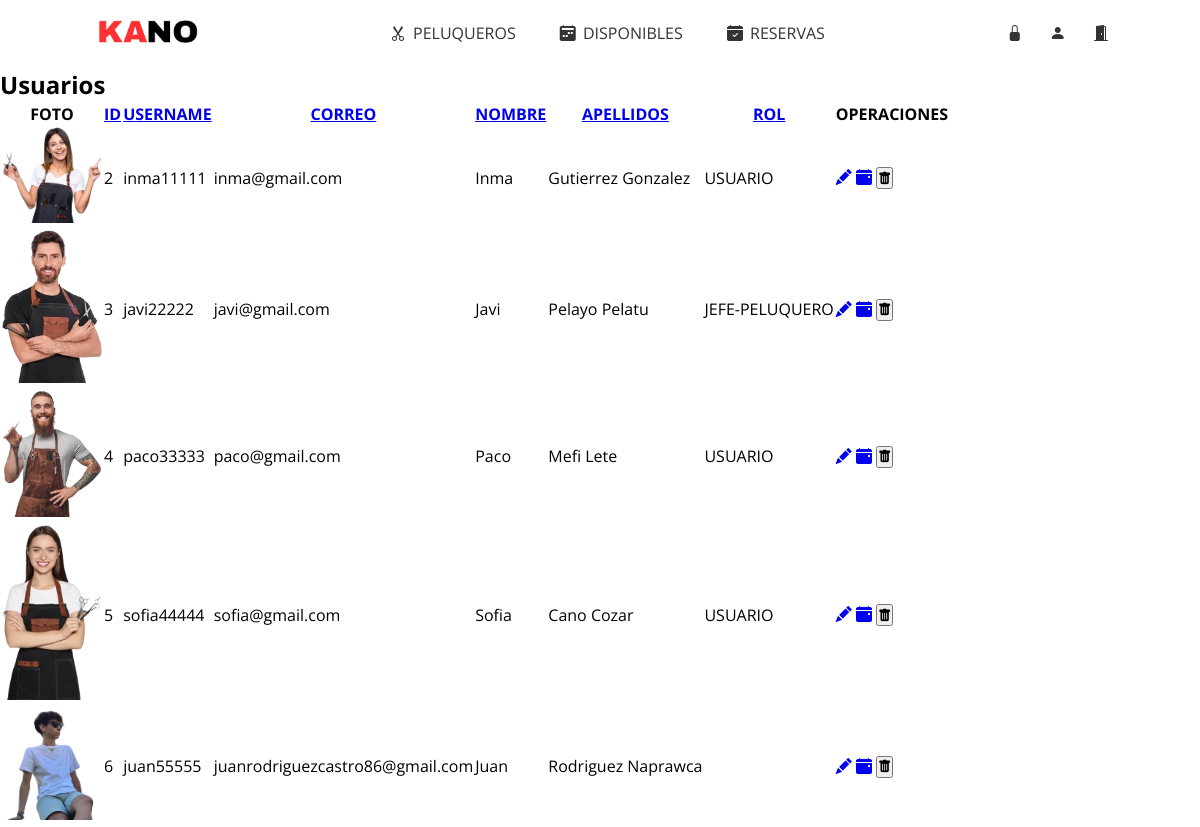
The page /admin.php (signed in) on the database its author committed.
### tables this page shows
CREATE TABLE usuarios (
    id INT PRIMARY KEY AUTO_INCREMENT,
    user_id VARCHAR(255),
    username VARCHAR(50) NOT NULL,
    contrasena VARCHAR(255),
    correo VARCHAR(255) NOT NULL,
    nombre VARCHAR(255) NOT NULL,
    apellidos VARCHAR(255) NOT NULL,
    rol INT DEFAULT 0,
    foto VARCHAR(255) DEFAULT "images/defecto.png"
);

CREATE TABLE roles (
    id INT PRIMARY KEY AUTO_INCREMENT,
    nombre VARCHAR(20) NOT NULL,
    nivel INT NOT NULL DEFAULT 0
);

### components/user-data.php (called while the page is built, shortened)
<?php
if(isset($_SESSION['usuario'])){
    $user_username=$_SESSION['usuario'];
    require_once "components/conexion.php";
    $a="SELECT roles.* FROM roles, usuarios WHERE usuarios.username LIKE '$user_username' AND usuarios.rol = roles.id;";
    $a = mysqli_query($mysqli, $a);
    $a = mysqli_fetch_assoc($a);
    $user_nivel = $a['nivel'];
    $a="SELECT * FROM usuarios WHERE username = '$user_username'";
    $a = mysqli_query($mysqli, $a);
    $a = mysqli_fetch_assoc($a);
    $user_id = $a['id'];
}
else{
    header("Location: login.php");
    session_abort();
    die();
}
?>

### admin.php (the view, shortened to what this page needs)
<?php include "components/header.php" ?>
<?php include "components/navbar.php" ?>
<div class="centro">
    <div class="container">
        <h2>Usuarios</h2>
        <table>
            <thead>
                <tr>
                    <th scope='col'>FOTO</th>
                    <th scope='col'><a href="
                    <?php
                    $enlace = "admin.php?orderby=id";
                    echo $enlace;
                    ?>">ID
                    <?php
                    if(htmlspecialchars($_GET["orderby"]) == "id"){
                        if(htmlspecialchars($_GET["type"]) == "DESC"){
                            echo "<i class='bi bi-arrow-up'></i>";
                        }else{
                            echo "<i class='bi bi-arrow-down'></i>";
                        }
                    }?></a></th>
                    <th scope='col'><a href="<?php
                    $enlace = "admin.php?orderby=username";
                    echo $enlace;
                    ?>">USERNAME
                    <?php
                    if(htmlspecialchars($_GET["orderby"]) == "username"){
                        if(htmlspecialchars($_GET["type"]) == "DESC"){
                            echo "<i class='bi bi-arrow-up'></i>";
                        }else{
                            echo "<i class='bi bi-arrow-down'></i>";
                        }
                    }?></a></th>
                    <th scope='col'><a href="<?php
                    $enlace = "admin.php?orderby=correo";
                    echo $enlace;
                    ?>">CORREO
                    <?php
                    if(htmlspecialchars($_GET["orderby"]) == "correo"){
                        if(htmlspecialchars($_GET["type"]) == "DESC"){
                            echo "<i class='bi bi-arrow-up'></i>";
                        }else{
                            echo "<i class='bi bi-arrow-down'></i>";
                        }
                    }?></a></th>
                    <th scope='col'><a href="<?php
                    $enlace = "admin.php?orderby=nombre";
                    echo $enlace;
                    ?>">NOMBRE
                    <?php
                    if(htmlspecialchars($_GET["orderby"]) == "nombre"){
                        if(htmlspecialchars($_GET["type"]) == "DESC"){
                            echo "<i class='bi bi-arrow-up'></i>";
                        }else{
                            echo "<i class='bi bi-arrow-down'></i>";
                        }
                    }?></a></th>
                    <th scope='col'><a href="<?php
                    $enlace = "admin.php?orderby=apellidos";
                    echo $enlace;
                    ?>">APELLIDOS
                    <?php
                    if(htmlspecialchars($_GET["orderby"]) == "apellidos"){
                        if(htmlspecialchars($_GET["type"]) == "DESC"){
                            echo "<i class='bi bi-arrow-up'></i>";
                        }else{
                            echo "<i class='bi bi-arrow-down'></i>";
                        }
                    }?></a></th>
                    <th scope='col'><a href="<?php
                    $enlace = "admin.php?orderby=rol";
                    echo $enlace;
                    ?>">ROL
                    <?php
                    if(htmlspecialchars($_GET["orderby"]) == "rol"){
                        if(htmlspecialchars($_GET["type"]) == "DESC"){
                            echo "<i class='bi bi-arrow-up'></i>";
                        }else{
                            echo "<i class='bi bi-arrow-down'></i>";
                        }
                    }?></a></th>
                    <th scope='col'>OPERACIONES</th>
                </tr>
            </thead>
            <tbody>
        <?php
        if (isset($_GET["orderby"]) && isset($_GET["type"])) {
            $orden = htmlspecialchars($_GET["orderby"]);
            $type = htmlspecialchars($_GET["type"]);
            $a="SELECT * FROM usuarios ORDER BY $orden $type;";
            $a = mysqli_query($mysqli, $a);
            while($row = mysqli_fetch_assoc($a)){
                $id = $row['id'];
                $user_id_new = $row['user_id'];
                $username = $row['username'];
                $correo = $row['correo'];
                $nombre = $row['nombre'];
                $apellidos = $row['apellidos'];
                $rol = $row['rol'];
                $foto = $row['foto'];
                $b="SELECT * FROM roles WHERE id=$rol;";
                $b = mysqli_query($mysqli, $b);
                $rowb = mysqli_fetch_assoc($b);
                $rol_name = $rowb["nombre"];
                if($user_id != $id){
                    echo
                    "<tr>
                        <td class='image'><img src='$foto' alt='foto' style='width: 100px'></td>
                        <td class='id'>$id</td>
                        <td class='username'>$username</td>
                        <td class='correo'>$correo</td>
                        <td class='nombre'>$nombre</td>
                        <td class='apellidos'>$apellidos</td>
                        <td class='rol'>$rol_name</td>
                        <td class='editar'>
                            <a href='editar_user.php?user={$id}'><i class='bi bi-pencil-fill'></i></a>
                            <a href='editar_citas.php?user={$id}'><i class='bi bi-calendar-event-fill'></i></a>
                            <button onclick='eliminarUsuario($id)'><i class='bi bi-trash-fill'></i></button>
                        </td>
                    </tr>";
                }
            }
        }else{
            $a="SELECT * FROM usuarios;";
            $a = mysqli_query($mysqli, $a);
            while($row = mysqli_fetch_assoc($a)){
                $id = $row['id'];
                $username = $row['username'];
                $correo = $row['correo'];
                $nombre = $row['nombre'];
                $apellidos = $row['apellidos'];
                $rol = $row['rol'];
                $foto = $row['foto'];
                $b="SELECT * FROM roles WHERE id=$rol;";
                $b = mysqli_query($mysqli, $b);
                $rowb = mysqli_fetch_assoc($b);
                $rol_name = $rowb["nombre"];
                if($user_id != $id){
                    echo
                    "<tr>
                        <td class='image'><img src='$foto' alt='foto' style='width: 100px'></td>
                        <td class='id'>$id</td>
                        <td class='username'>$username</td>
                        <td class='correo'>$correo</td>
                        <td class='nombre'>$nombre</td>
                        <td class='apellidos'>$apellidos</td>
                        <td class='rol'>$rol_name</td>
                        <td class='editar'>
                            <a href='editar_user.php?user={$id}'><i class='bi bi-pencil-fill'></i></a>
                            <a href='editar_citas.php?user={$id}'><i class='bi bi-calendar-event-fill'></i></a>
                            <button onclick='eliminarUsuario($id)'><i class='bi bi-trash-fill'></i></button>
                        </td>
                    </tr>";
                }
            }
        }
        ?>
            </tbody>
        </table>
    </div>
</div>
<?php include "components/footer.php" ?>

### components/header.php (shortened to what this page needs)
<!DOCTYPE html>
<html lang="es">
<head>
    <?php
    if ($_SERVER['PHP_SELF'] != "") {
        $url = explode("/", $_SERVER['PHP_SELF']);
        $url = $url[2];
        if ($url != 'index.php') {
            echo '
            <link rel="stylesheet" href="https://cdn.jsdelivr.net/npm/bootstrap-icons@1.11.3/font/bootstrap-icons.min.css">
            <link rel="stylesheet" href="css/navbar.css">';
        }
    }
    ?>
</head>
<body>

### components/navbar.php (shortened to what this page needs)
<?php include "components/user-data.php"; ?>
    <header>
        <div class="navbar" id="navbar">
            <div class="left">
                <a href="index.php"><img src="images/kano.png" alt="logo"></a>
            </div>
            <div class="middle">
                <a href="peluqueros.php"><i class="bi bi-scissors"></i>
                    <p>Peluqueros</p>
                </a>
                <a href="disponibles.php"><i class="bi bi-calendar2-week-fill"></i>
                    <p>Disponibles</p>
                </a>
                <a href="reservas.php"><i class="bi bi-calendar-check-fill"></i>
                    <p>Reservas</p>
                </a>
            </div>
            <div class="right">
                <?php
                if($user_nivel > 5){
                echo "
                <a href='admin.php'><i class='bi bi-lock-fill'></i>
                    <p>Admin</p>
                </a>";
                }
                ?>
                <a href="perfil.php"><i class="bi bi-person-fill"></i>
                </a>
                <a href="logout.php"><i class="bi bi-door-open-fill"></i>
                </a>
            </div>
        </div>
    </header>

### components/footer.php (shortened to what this page needs)
</body>
</html>

### css/navbar.css (style rules this page uses)
* { padding: 0; margin: 0; box-sizing: border-box; font-family: "Open Sans", sans-serif; }
header { overflow: hidden; z-index: 6; padding: 20px; display: flex; justify-content: center; }
.navbar { width: 90%; display: flex; justify-content: space-between; align-items: center; text-transform: uppercase; }
.navbar a { color: black; display: inline-block; position: relative; color: #333; text-decoration: none; transition: color 0.2s; }
.navbar p { display: inline-block; }
.navbar i { display: inline-block; margin-right: 3px; }
.navbar .middle a:after, .navbar .right a:after { content: ""; display: block; margin: auto; height: 3px; border-radius: 50px; width: 0px; transition: all .5s; }
.navbar .left img { width: 100px; }
.navbar .left a, .navbar .middle a { padding-inline: 20px; }
.navbar .right a { padding-inline: 10px; }

### rows shown on the page
usuarios: foto (picture), id "2", username "inma11111", correo "inma@gmail.com", nombre "Inma", apellidos "Gutierrez Gonzalez", rol.nombre "USUARIO"
usuarios: foto (picture), id "3", username "javi22222", correo "javi@gmail.com", nombre "Javi", apellidos "Pelayo Pelatu", rol.nombre "JEFE-PELUQUERO"
usuarios: foto (picture), id "4", username "paco33333", correo "paco@gmail.com", nombre "Paco", apellidos "Mefi Lete", rol.nombre "USUARIO"
usuarios: foto (picture), id "5", username "sofia44444", correo "sofia@gmail.com", nombre "Sofia", apellidos "Cano Cozar", rol.nombre "USUARIO"
usuarios: foto (picture), id "6", username "juan55555", correo "juanrodriguezcastro86@gmail.com", nombre "Juan", apellidos "Rodriguez Naprawca"
